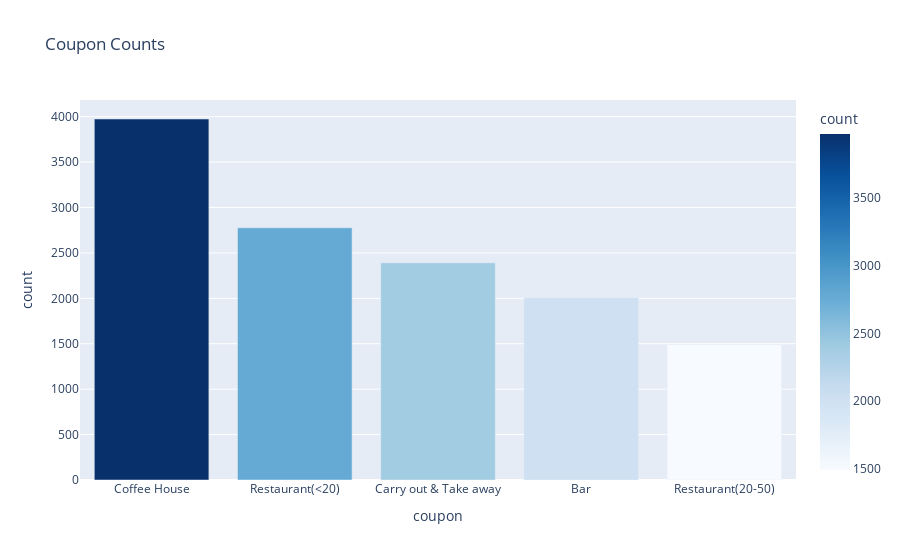

This figure's notebook cell:
### Markdown cell above
5. Use a bar plot to visualize the `coupon` column.

### Code cell
coupon_counts = cleaned_data['coupon'].value_counts().reset_index()
coupon_counts.columns = ['coupon', 'count']
px.bar(coupon_counts, x='coupon', y='count', title='Coupon Counts', color='count', color_continuous_scale=px.colors.sequential.Blues).show()

### Figure 1 — Plotly figure (JSON) as saved in the notebook; plotly's stock layout.template omitted (floating-point values rounded to 4 significant figures)
{"data": [{"hovertemplate": "coupon=%{x}<br>count=%{marker.color}<extra></extra>", "legendgroup": "", "marker": {"color": [3975, 2777, 2392, 2008, 1490], "coloraxis": "coloraxis", "pattern": {"shape": ""}}, "name": "", "orientation": "v", "showlegend": false, "textposition": "auto", "type": "bar", "x": ["Coffee House", "Restaurant(<20)", "Carry out & Take away", "Bar", "Restaurant(20-50)"], "xaxis": "x", "y": [3975, 2777, 2392, 2008, 1490], "yaxis": "y"}], "layout": {"barmode": "relative", "coloraxis": {"colorbar": {"title": {"text": "count"}}, "colorscale": [[0, "rgb(247,251,255)"], [0.125, "rgb(222,235,247)"], [0.25, "rgb(198,219,239)"], [0.375, "rgb(158,202,225)"], [0.5, "rgb(107,174,214)"], [0.625, "rgb(66,146,198)"], [0.75, "rgb(33,113,181)"], [0.875, "rgb(8,81,156)"], [1, "rgb(8,48,107)"]]}, "legend": {"tracegroupgap": 0}, "title": {"text": "Coupon Counts"}, "xaxis": {"anchor": "y", "domain": [0, 1], "title": {"text": "coupon"}}, "yaxis": {"anchor": "x", "domain": [0, 1], "title": {"text": "count"}}}}
